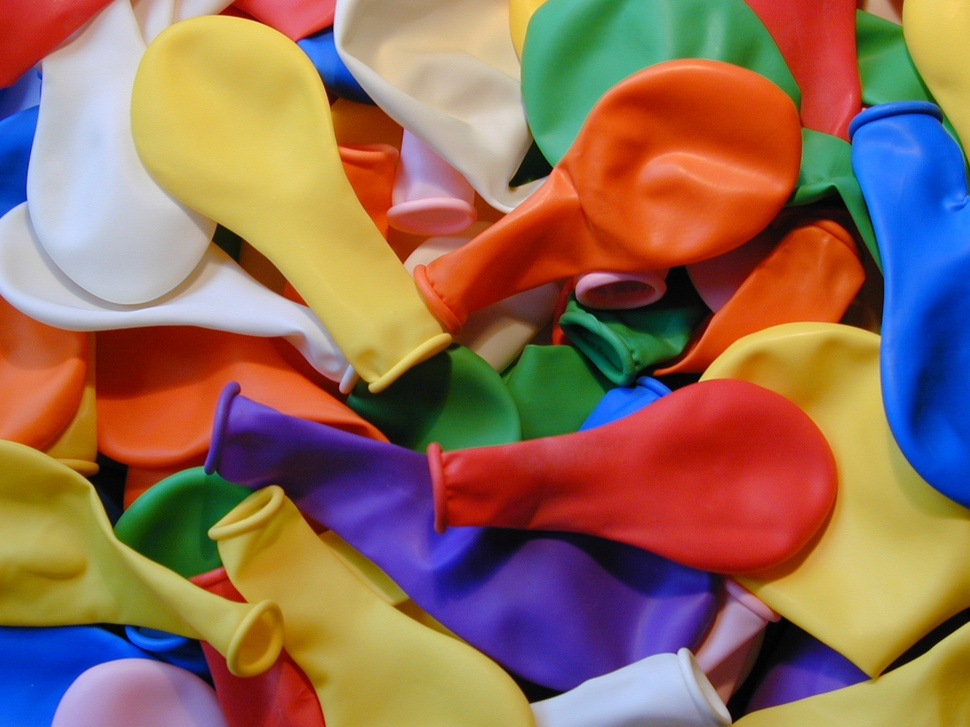
#> input picture Smoothing_Images/test_img.jpg, 970 x 727 px, shrunk from 1600 x 1200 before the run, found by its file name
$ python smooth.py
#> lines starting #> are read from the running program, lines starting #| are printed output that depends on the picture
# import required packages
import cv2
import matplotlib.pyplot as plt
import numpy as np
from skimage import io
# Read images for different blurring purposes
# Read the image in its original color space
image = cv2.imread(r"Smoothing_Images\test_img.jpg")
#> image is the input picture: shape (727, 970, 3); mean B, G, R 88.9, 108.6, 144.8

# Convert the image to RGB color space
image = cv2.cvtColor(image, cv2.COLOR_BGR2RGB)
# Blur images
image_MedianBlur = cv2.medianBlur(image, 9)
image_GaussianBlur = cv2.GaussianBlur(image, (9, 9), 10)
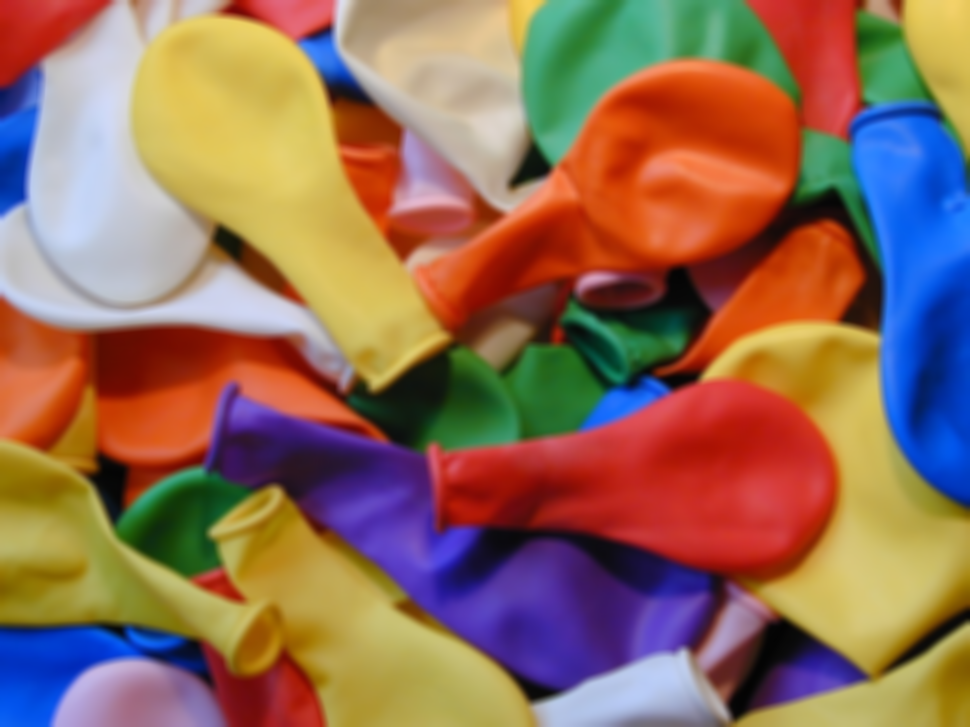
#> image_GaussianBlur: shape (727, 970, 3); mean R, G, B 144.8, 108.6, 88.9
image_BilateralBlur = cv2.bilateralFilter(image, 9,
                                          100, 75)
# Display images
fig, axs = plt.subplots(nrows=2, ncols=2, figsize=(10, 10))

axs[0, 0].imshow(image)
axs[0, 0].set_title('ORGINAL')

axs[0, 1].imshow(image_MedianBlur)
axs[0, 1].set_title('image_MedianBlur')

axs[1, 0].imshow(image_GaussianBlur)
axs[1, 0].set_title('image_GaussianBlur')

axs[1, 1].imshow(image_BilateralBlur)
axs[1, 1].set_title('image_BilateralBlur')


plt.tight_layout()
plt.show()
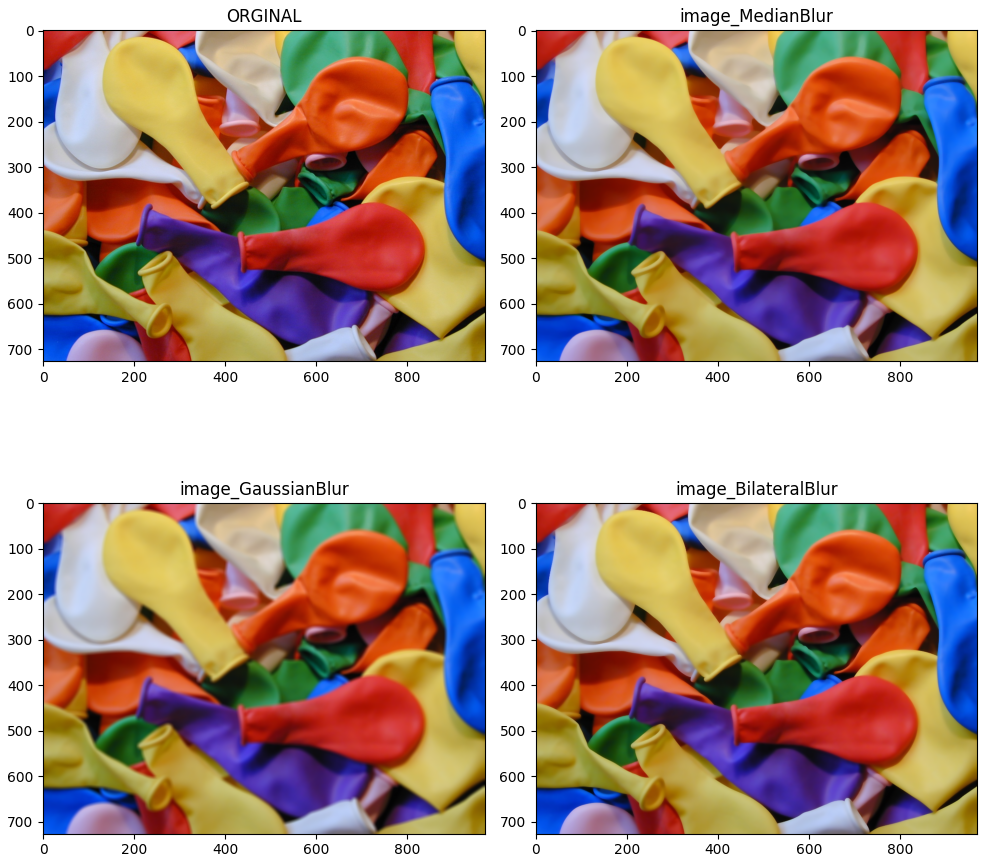
#> figure drawn by matplotlib, 4 panels
